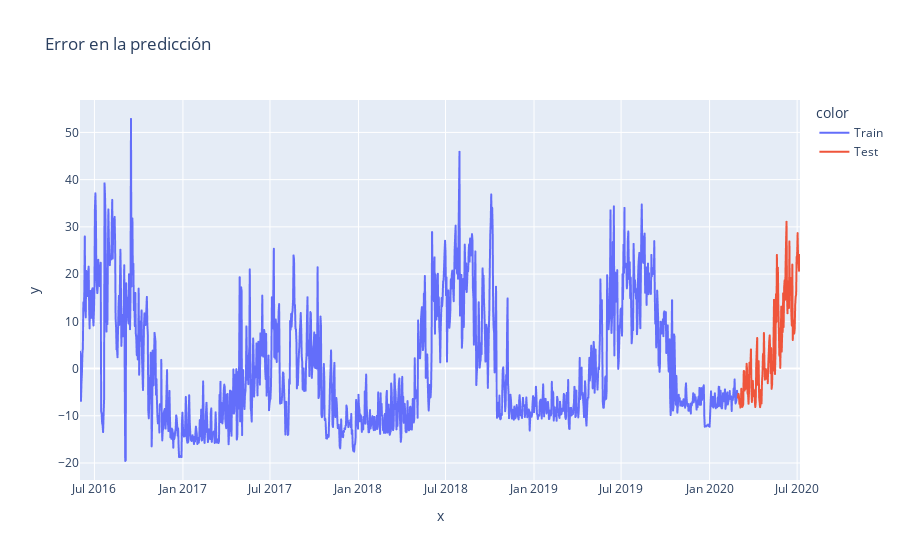

The notebook cell this image was saved under:
### Markdown cell above
3. Graficar el error para todo el intervalo de tiempo y responder ¿Hay un comportamiento estacional en la serie?

### Code cell
# calculamos errores de train y test
error_train = y_train - train_pred
error_test = y_test - test_pred
error = pd.concat([error_train, error_test])

# graficamos errores
fig = px.line(x = df.date, y=error, title='Error en la predicción', color = df.set)
fig.show()

### Figure 1 — Plotly figure (JSON) as saved in the notebook; plotly's stock layout.template omitted (floating-point values rounded to 4 significant figures; data arrays with more than 128 entries replaced by an {"elided": "..."} marker saying what was removed)
{"data": [{"hovertemplate": "color=Train<br>x=%{x}<br>y=%{y}<extra></extra>", "legendgroup": "Train", "line": {"color": "#636efa", "dash": "solid"}, "marker": {"symbol": "circle"}, "mode": "lines", "name": "Train", "showlegend": true, "type": "scattergl", "x": {"elided": "1368 str values"}, "xaxis": "x", "y": {"elided": "1368 float values"}, "yaxis": "y"}, {"hovertemplate": "color=Test<br>x=%{x}<br>y=%{y}<extra></extra>", "legendgroup": "Test", "line": {"color": "#EF553B", "dash": "solid"}, "marker": {"symbol": "circle"}, "mode": "lines", "name": "Test", "showlegend": true, "type": "scattergl", "x": {"elided": "130 str values"}, "xaxis": "x", "y": {"elided": "130 float values"}, "yaxis": "y"}], "layout": {"legend": {"title": {"text": "color"}, "tracegroupgap": 0}, "title": {"text": "Error en la predicción"}, "xaxis": {"anchor": "y", "domain": [0, 1], "title": {"text": "x"}}, "yaxis": {"anchor": "x", "domain": [0, 1], "title": {"text": "y"}}}}
